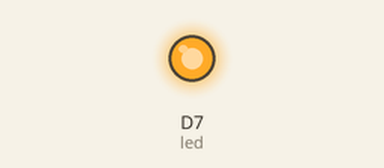
Recording of a sketch running on a simulated Particle Photon. Shown: output pins drawn as LEDs (lit = HIGH).

Above: at 1.5 s.
At 4.5 s:
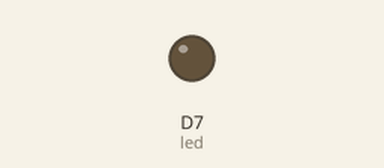
Timing chart, 0 to 7.9 s (numbered marks = the images above):
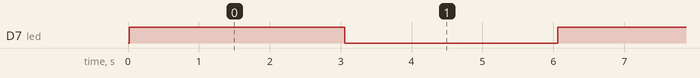

Measured:
- by itself, D7 (led): alternates HIGH for 3.0 s and LOW for 3.0 s

The sketch:

logger1.ino
```cpp
// The on-board LED
int led = D7;
int count = 0;

void publishValueMessage(int value) {
  char str[100];
  // sprintf( str, "{\"type\": \"BINARY\", \"label\": \"A0\", \"value\": %d}", value );
  sprintf( str, "%d", value );
  Particle.publish("value", str, PRIVATE);
}

void publishStartMessage() {
  Particle.publish("value", "START", PRIVATE);
}

void setup() {
  pinMode(led, OUTPUT);
  publishStartMessage();
}
void loop() {
  // Turn the LED Off
  digitalWrite(led, HIGH);
  // Publish an event to trigger the integration
  // Replace "my-event" with the event name you used when configuring the integration
  // Replace "test-data" with the real data you'd like to send to Google Cloud Platform
  publishValueMessage(count);

  // Wait for 3 seconds
  delay(3000);

  count += 1;
  publishValueMessage(count);

  // Turn the LED off
  digitalWrite(led, LOW);
  delay(3000);

  count += 1;
  if (count >= 100) {
      count = 0;
  }
}
```
